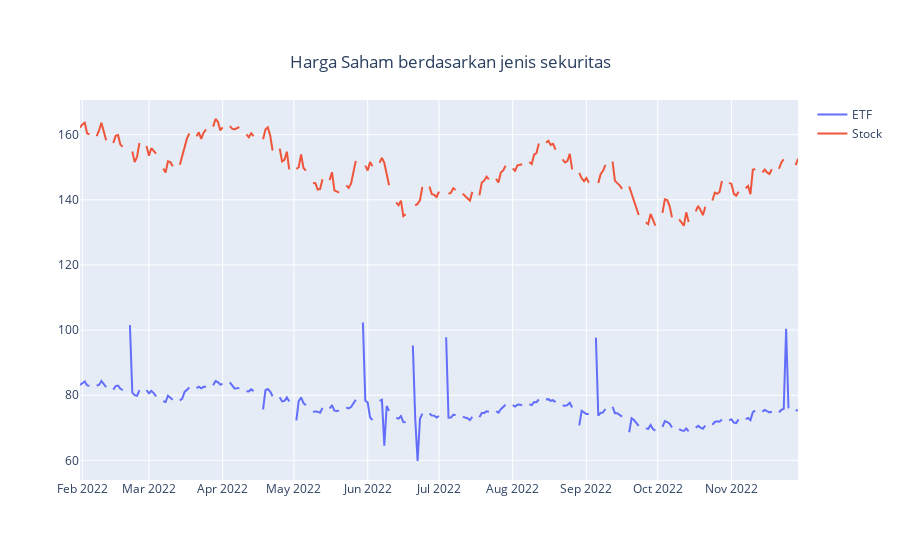

Source (notebook cell):
### Code cell
import plotly.graph_objs as go
import plotly.express as px

fig = pog.Figure()
fig.add_trace(pog.Line(name="ETF",x=tanggal,y=df_gabung_class.loc['ETF',].to_numpy()))
fig.add_trace(pog.Line(name="Stock",x=tanggal,y=df_gabung_class.loc['Stock',].to_numpy()))
fig.update_layout(
    title={
        'text': "Harga Saham berdasarkan jenis sekuritas",
        'y':0.9,
        'x':0.5,
        'xanchor': 'center',
        'yanchor': 'top'})
fig.show()

### Figure 1 — Plotly figure (JSON) as saved in the notebook; plotly's stock layout.template omitted (floating-point values rounded to 4 significant figures; data arrays with more than 128 entries replaced by an {"elided": "..."} marker saying what was removed)
{"data": [{"name": "ETF", "type": "scatter", "x": {"elided": "303 str values"}, "y": {"elided": "303 float values"}}, {"name": "Stock", "type": "scatter", "x": {"elided": "303 str values"}, "y": {"elided": "303 float values"}}], "layout": {"title": {"text": "Harga Saham berdasarkan jenis sekuritas", "x": 0.5, "xanchor": "center", "y": 0.9, "yanchor": "top"}}}
